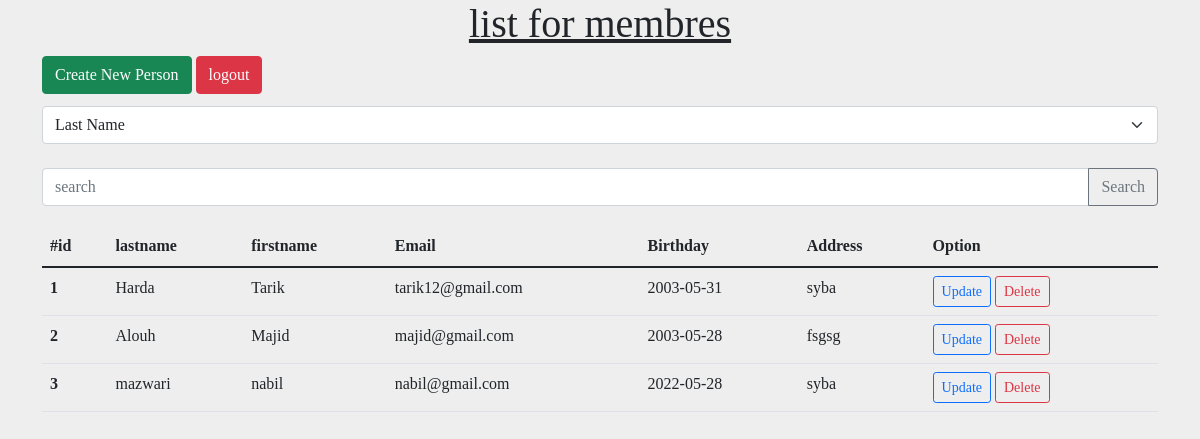
Screenshot of /index.php (signed in) with the database file from the repository.
### tables this page shows
CREATE TABLE `personne` (
  `id_per` int(11) NOT NULL,
  `nom` varchar(30) NOT NULL,
  `prenom` varchar(30) NOT NULL,
  `mail` varchar(60) NOT NULL,
  `pw` varchar(122) NOT NULL,
  `date_n` date NOT NULL,
  `adresse` varchar(255) NOT NULL
);

### index.php (the view, shortened to what this page needs)
<?php require_once 'config.php' ?>
<?php
$search = $_GET['search'] ?? null;
$attribute = $_GET['attribute'] ?? 'nom';
if ($search) {
    $statement = $pdo->prepare("SELECT * FROM personne WHERE $attribute like :search ORDER BY id_per");
    $statement->bindValue(':search', "%$search%");
} else {
    $statement = $pdo->prepare("SELECT * FROM personne ORDER BY id_per");
}
$statement->execute();
$members = $statement->fetchAll();
?>
<!doctype html>
<html lang="en">
<head>
    <link href="https://cdn.jsdelivr.net/npm/bootstrap@5.1.3/dist/css/bootstrap.min.css" rel="stylesheet">
</head>
<body>
    <div class="container">
        <h1>list for membres</h1>
        <a href="create.php" class="btn btn-success" id="a">Create New Person</a>
        <a href="logout.php" class="btn btn-danger" id="a">logout</a>
        <form method="GET">
            <div>
                <select name="attribute" class="form-select" aria-label="Default select example">
                    <option <?php if ($attribute === "nom") : ?> selected <?php endif; ?> value="nom">Last Name</option>
                </select>
            </div>
            <br>
            <div class="input-group mb-3">
                <input type="text" class="form-control" placeholder="search" name="search" value="<?php echo $search ?>" />
                <button class="btn btn-outline-secondary" type="submit">Search</button>
            </div>
        </form>
        <table class="table">
            <thead>
                <tr>
                    <th scope="col">#id</th>
                    <th scope="col">lastname</th>
                    <th scope="col">firstname</th>
                    <th scope="col">Email</th>
                    <th scope="col">Birthday</th>
                    <th scope="col">Address</th>
                    <th scope="col">Option</th>
                </tr>
            </thead>
            <tbody>
                <?php foreach ($members as $i => $member) : ?>
                    <tr>
                        <th scope="row"><?php echo $member['id_per'] ?></th>
                        <td> <?php echo $member['nom'] ?></td>
                        <td> <?php echo $member['prenom'] ?></td>
                        <td> <?php echo $member['mail'] ?></td>
                        <td> <?php echo $member['date_n'] ?></td>
                        <td> <?php echo $member['adresse'] ?></td>
                        <td>
                            <a href="update.php?id_per=<?php echo $member['id_per'] ?>" class="btn btn-sm btn-outline-primary">Update</a>
                            <form style="display: inline-block" method="post" action="delete.php">
                                <button type="submit" class="btn btn-sm btn-outline-danger">Delete</button>
                            </form>
                        </td>
                    </tr>
                <?php endforeach; ?>
            </tbody>
        </table>
    </div>
</body>
</html>

### index.php (style rules this page uses)
table { margin-top: 20px; }
h1 { text-align: center; font-family: cursive; text-decoration: underline }
body { background-color: #eee; font-family: cursive; }
#a { margin-bottom: 12px; }

### rows the page displays
personne: id_per "1", nom "Harda", prenom "Tarik", mail "tarik12@gmail.com", date_n "2003-05-31", adresse "syba"
personne: id_per "2", nom "Alouh", prenom "Majid", mail "majid@gmail.com", date_n "2003-05-28", adresse "fsgsg"
personne: id_per "3", nom "mazwari", prenom "nabil", mail "nabil@gmail.com", date_n "2022-05-28", adresse "syba"
